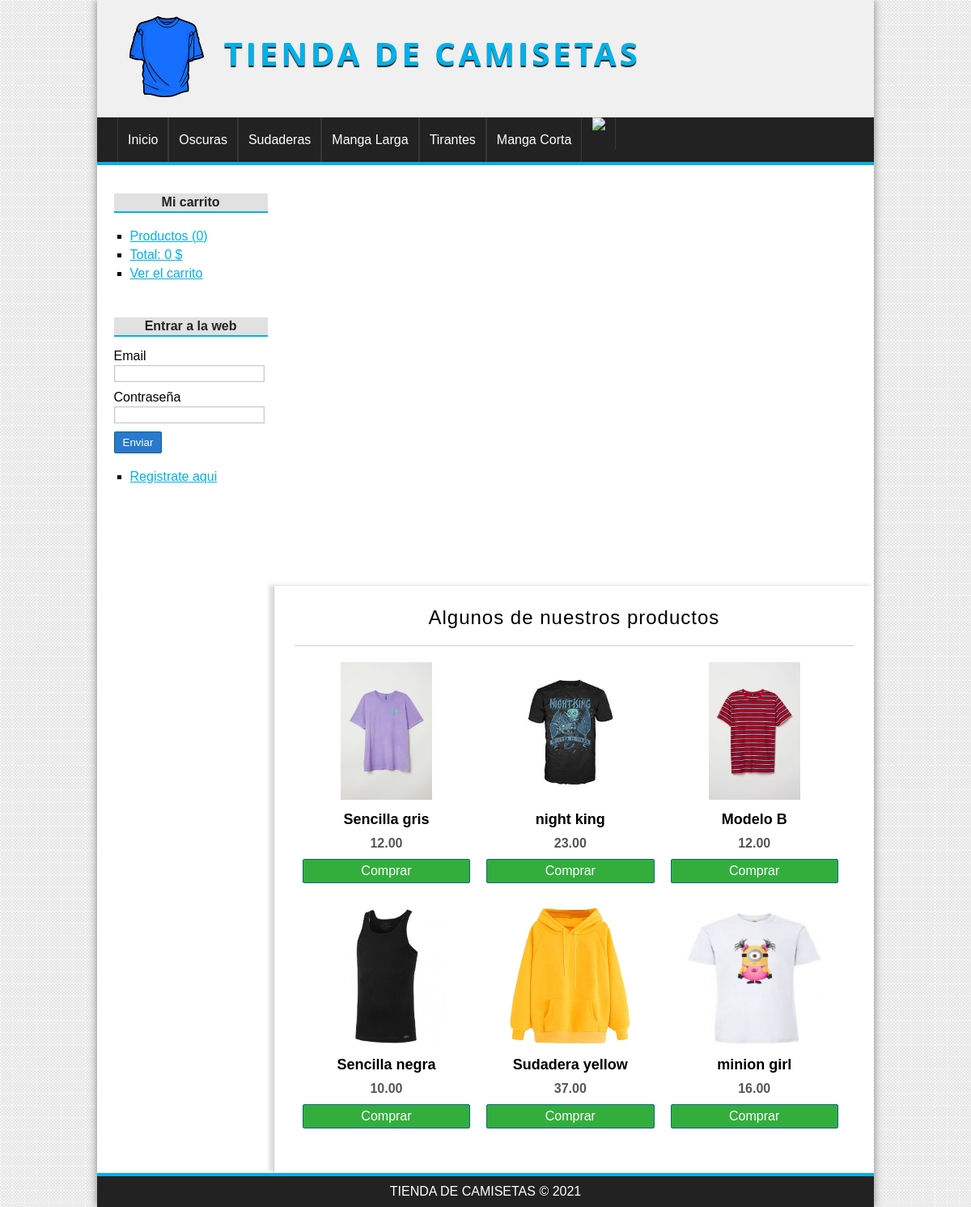
The page / on the database its author committed.
### tables this page shows
CREATE TABLE `categorias` (
  `id` int(11) NOT NULL,
  `nombre` varchar(100) NOT NULL
);

CREATE TABLE `productos` (
  `id` int(11) NOT NULL,
  `categoria_id` int(11) NOT NULL,
  `nombre` varchar(100) NOT NULL,
  `descripcion` text DEFAULT NULL,
  `precio` float(100,2) NOT NULL,
  `stock` int(11) NOT NULL,
  `oferta` varchar(2) DEFAULT NULL,
  `fecha` date NOT NULL,
  `imagen` varchar(255) DEFAULT NULL
);

### config/db.php (called while the page is built)
<?php
class Database{
	public static function connect(){
		$db = new mysqli('localhost', 'root', '', 'tienda_master');
		$db->query("SET NAMES 'utf8'");
		return $db;
	}
}

### helpers/Utils.php (called while the page is built, shortened)
<?php
class Utils{
	public static function showCategorias(){
		require_once 'models/Categoria.php';
		$categoria = new Categoria();
		$categorias = $categoria->getAll();
		return $categorias;
	}
	public static function statsCarrito(){
		$stats = array(
			'count' => 0,
			'total' => 0
		);
		return $stats;
	}
}

### models/Categoria.php (called while the page is built, shortened)
<?php
class Categoria{
	private $db;
	public function __construct() {
		$this->db = Database::connect();
	}
	public function getAll(){
		$categorias = $this->db->query("SELECT * FROM categorias ORDER BY id DESC;");
		return $categorias;
	}
}

### autoload.php (called while the page is built, shortened)
<?php
function controllers_autoload($classname){
	$classname =  ucwords($classname);
}

### controllers/ProductoController.php (called while the page is built, shortened)
<?php
require_once 'models/Producto.php';
class productoController{
	public function index(){
		$producto = new Producto();
		$productos = $producto->getRandom(6);
		require_once 'views/producto/destacados.php';
	}
}

### models/Producto.php (called while the page is built, shortened)
<?php
class Producto{
	private $db;
	public function __construct() {
		$this->db = Database::connect();
	}
	public function getRandom($limit){
		$productos = $this->db->query("SELECT * FROM productos ORDER BY RAND() LIMIT $limit");
		return $productos;
	}
}

### views/producto/destacados.php (the view, shortened to what this page needs)
<h1>Algunos de nuestros productos</h1>
<?php while($product = $productos->fetch_object()): ?>
	<div class="product">
		<a href="<?=base_url?>producto/ver&id=<?=$product->id?>">
			<?php if($product->imagen != null): ?>
				<img src="<?=base_url?>uploads/images/<?=$product->imagen?>" />
			<?php else: ?>
				<img src="<?=base_url?>../../assets/img/camiseta.png" />
			<?php endif; ?>
			<h2><?=$product->nombre?></h2>
		</a>
		<p><?=$product->precio?></p>
		<a href="<?=base_url?>carrito/add&id=<?=$product->id?>" class="button">Comprar</a>
	</div>
<?php endwhile; ?>

### views/layout/header.php (shortened to what this page needs)
<!DOCTYPE HTML>
<html lang="es">
	<head>
		<link rel="stylesheet" href="<?=base_url?>assets/css/styles.css" />
	</head>
	<body>
		<div id="container">
			<header id="header">
				<div id="logo">
					<img src="<?=base_url?>assets/img/camiseta.png" alt="Camiseta Logo" />
					<a href="<?=base_url?>">
						Tienda de camisetas
					</a>
				</div>
			</header>
			<?php $categorias = Utils::showCategorias(); ?>
			<nav id="menu" role="full-horizontal">
				<ul>
					<li>
						<a href="<?=base_url?>">Inicio</a>
					</li>
					<?php while($cat = $categorias->fetch_object()): ?>
						<li>
							<a href="<?=base_url?>categoria/ver&id=<?=$cat->id?>"><?=$cat->nombre?></a>
						</li>
					<?php endwhile; ?>
					<li>
						<a href="<?=base_url?>producto/ofertas">
						<img style="height:40px; margin bottom:0px; float: right;" src="<?=base_url?>assets/img/ofertas.png"></a>
					</li>
				</ul>
			</nav>
			<div id="content">

### views/layout/sidebar.php (shortened to what this page needs)
<aside id="lateral">
	<div id="carrito" class="block_aside">
		<h3>Mi carrito</h3>
		<ul>
			<?php $stats = Utils::statsCarrito(); ?>
			<li><a href="<?=base_url?>carrito/index">Productos (<?=$stats['count']?>)</a></li>
			<li><a href="<?=base_url?>carrito/index">Total: <?=$stats['total']?> $</a></li>
			<li><a href="<?=base_url?>carrito/index">Ver el carrito</a></li>
		</ul>
	</div>
	<div id="login" class="block_aside">
		<?php if(!isset($_SESSION['identity'])): ?>
			<h3>Entrar a la web</h3>
			<form action="<?=base_url?>usuario/login" method="post">
				<label for="email">Email</label>
				<input type="email" name="email" />
				<label for="password">Contraseña</label>
				<input type="password" name="password" />
				<input type="submit" value="Enviar" />
			</form>
		<?php else: ?>
			<h3><?=$_SESSION['identity']->nombre?> <?=$_SESSION['identity']->apellidos?></h3>
		<?php endif; ?>
		<ul>
			<?php if(isset($_SESSION['identity'])): ?>
				<li><a href="<?=base_url?>pedido/mis_pedidos">Mis pedidos</a></li>
				<li><a href="<?=base_url?>usuario/modificarPerfil">Modificar mi perfil</a></li>
				<li><a href="<?=base_url?>usuario/logout">Cerrar sesión</a></li>
			<?php else: ?>
				<li><a href="<?=base_url?>usuario/registro">Registrate aqui</a></li>
			<?php endif; ?>
		</ul>
	</div>
</aside>
<div id="central">

### index.php (shortened to what this page needs)
<?php
require_once 'autoload.php';
require_once 'config/db.php';
require_once 'helpers/Utils.php';
require_once 'views/layout/header.php';
require_once 'views/layout/sidebar.php';
?>
<head>
    <link rel="stylesheet" href="<?=base_url?>assets/css/styles.css" />
</head>
<?php
if(isset($_GET['controller'])){
	$nombre_controlador = $_GET['controller'].'Controller';
}elseif(!isset($_GET['controller']) && !isset($_GET['action'])){
	$nombre_controlador = controller_default;
}else{
	show_error();
	exit();
}
if(class_exists($nombre_controlador)){
	$controlador = new $nombre_controlador();
	if(isset($_GET['action']) && method_exists($controlador, $_GET['action'])){
		$action = $_GET['action'];
		$controlador->$action();
	}elseif(!isset($_GET['controller']) && !isset($_GET['action'])){
		$action_default = action_default;
		$controlador->$action_default();
	}else{
		show_error();
	}
}else{
	show_error();
}
require_once 'views/layout/footer.php';
?>

### views/layout/footer.php
</div>
</div>
			<footer id="footer">
				<p>TIENDA DE CAMISETAS &copy; <?= date('Y') ?></p>
			</footer>
		</div>
	</body>
</html>

### assets/css/styles.css (style rules this page uses)
* { padding: 0px; margin: 0px; font-family: sans-serif, Helvetica, Arial; }
body { background: url(../img/bg.png); }
a { color: #01B1EA; }
#container { width: 80%; margin: 0px auto; box-shadow: 0px 0px 10px gray; background: white; }
#header { height: 145px; background: #F0F0F0; }
#logo { padding: 20px; margin-left: 20px; float: left; }
#logo img { float: left; height: 100px; }
#logo a { float: left; font-size: 40px; letter-spacing: 4px; font-family: 'Open Sans', Helvetica, Arial; text-transform: uppercase; color: #01B1EA; font-weight: bold; text-decoration: none; margin-top: 18px; margin-left: 25px; text-shadow: 0px 2px 1px #222222; transition: all 300ms; }
#menu { clear: both; background: #222; color: white; height: 55px; border-bottom: 4px solid #01B1EA; }
#menu ul { list-style: none; text-decoration: none; margin: 0px auto; margin-left: 25px; }
#menu ul li { line-height: 55px; float: left; border-right: 1px solid #363636; }
#menu a { display: block; color: white; text-decoration: none; padding-left: 12px; padding-right: 12px; transition: all 300ms; }
#menu a:first-child { border-left: 1px solid #363636; }
#content { margin: 0px auto; overflow: hidden; background: white; }
#lateral { width: 22%; min-height: 500px; float: left; margin-top: 20px; margin-left: 10px; }
#lateral .block_aside { display: block; width: 90%; margin: 5px auto; padding: 10px; }
#lateral h3 { display: block; color: #222; width: 100%; text-align: center; padding-top: 2px; padding-bottom: 2px; margin-bottom: 15px; font-size: 16px; font-weight: bold; background: #E1E1E1; border-bottom: 2px solid #01B1EA; }
#lateral ul { margin-top: 20px; margin-bottom: 20px; }
#lateral ul li { list-style: square; margin-left: 20px; margin-top: 5px; margin-bottom: 5px; }
label, input[type="text"], input[type="password"], input[type="email"], input[type="number"], select, textarea { display: block; width: 95%; margin-top: 2px; margin-bottom: 2px; }
input[type="text"], input[type="password"], input[type="email"], input[type="number"], select, textarea { border: 1px solid #C9C9C9; box-shadow: 0px 0px 2px #ccc inset; background: white; padding: 2px; color: gray; transition: all 300ms; }
input[type="button"], input[type="submit"], button, .button { display: block; border-radius: 2px; width: auto; padding: 5px; padding-left: 10px; padding-right: 10px; color: white; background: #2979CD; border: 1px solid #11608E; cursor: pointer; }
.button { background: #33AE3D; color: white !important; text-decoration: none; }
label, input[type="button"], input[type="submit"], button { display: block; margin-top: 10px; }
#central { width: 72%; min-height: 500px; float: right; border-left: 1px solid #ccc; box-shadow: -5px -1px 5px #ddd; padding: 25px; }
#central h1 { font-size: 24px; font-weight: normal; letter-spacing: 1px; text-align: center; border-bottom: 1px solid #ccc; margin-bottom: 20px; padding: 20px; padding-top: 0px; }
.product { width: 30%; float: left; margin-left: 10px; margin-right: 10px; margin-bottom: 30px; text-align: center; }
.product a { color: black; text-decoration: none; }
.product img { height: 170px; margin-bottom: 10px; }
.product h2 { font-size: 18px; margin-bottom: 10px; }
.product p { font-weight: bold; color: #555; margin-bottom: 10px; }
#footer { clear: both; text-align: center; padding-top: 10px; padding-bottom: 10px; color: white; background: #222222; border-top: 4px solid #01B1EA; }

### rows shown on the page
categorias: nombre "Oscuras"
categorias: nombre "Sudaderas"
categorias: nombre "Manga Larga"
categorias: nombre "Tirantes"
categorias: nombre "Manga Corta"
productos: imagen (picture), nombre "Sencilla gris", precio "12.00"
productos: imagen (picture), nombre "night king", precio "23.00"
productos: imagen (picture), nombre "Modelo B", precio "12.00"
productos: imagen (picture), nombre "Sencilla negra", precio "10.00"
productos: imagen (picture), nombre "Sudadera yellow", precio "37.00"
productos: imagen (picture), nombre "minion girl", precio "16.00"

### other values the page prints
$stats['count'] "0"
$stats['total'] "0"
